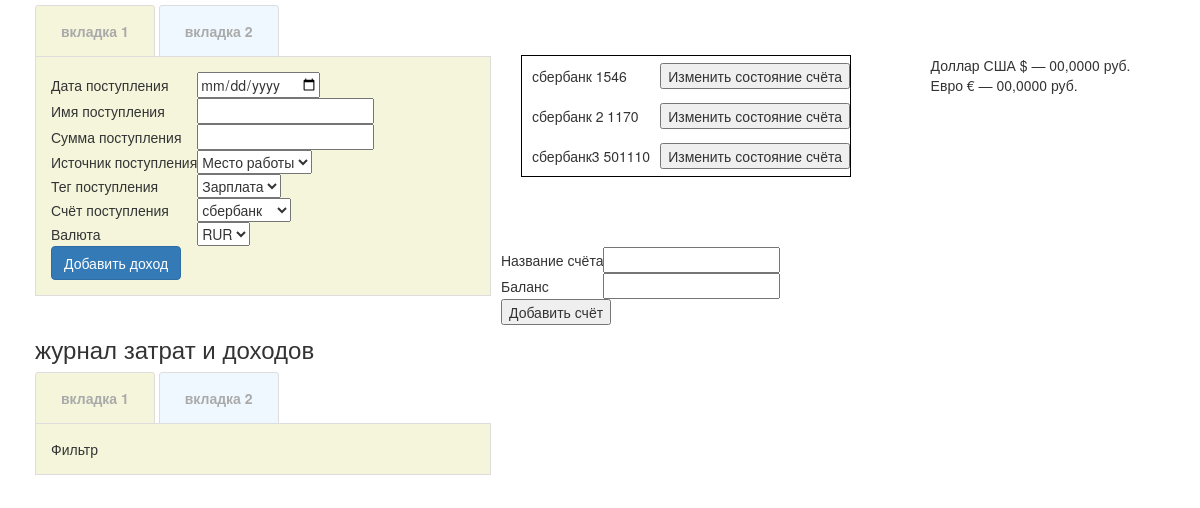
Before: / with the older database file.
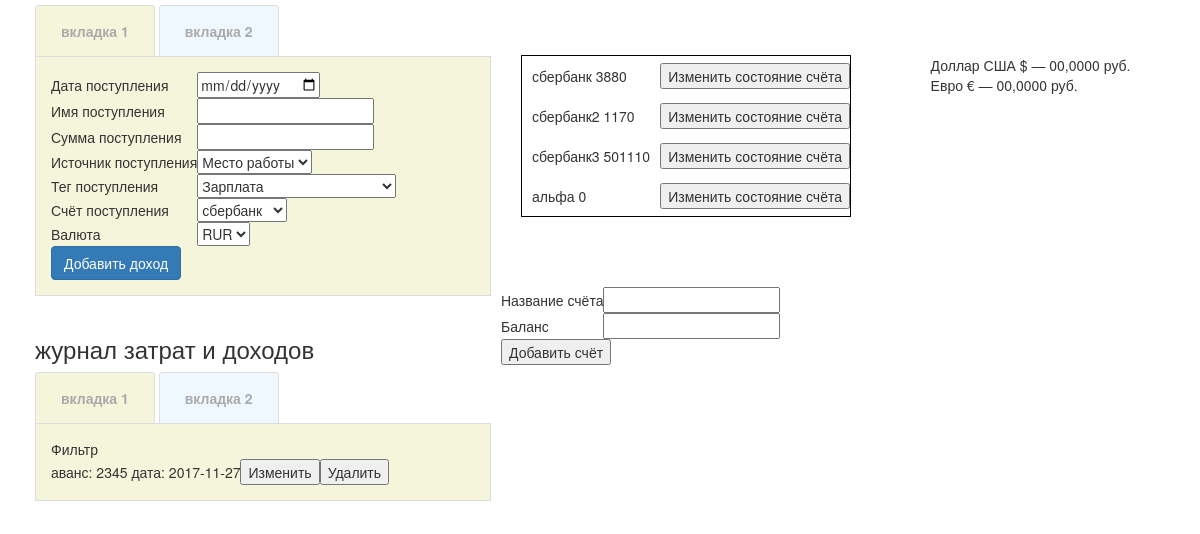
After: the same page with the newer database file.
### app/models.py (models this page shows)
class Accounts(db.Model):
    name = db.Column(db.String(100))
    id = db.Column(db.Integer, primary_key=True)
    balance = db.Column(db.Integer)
    def __repr__(self):
        return self.name + " " + str(self.balance)

class Income(db.Model):
    id = db.Column(db.Integer, primary_key=True)
    sum = db.Column(db.Integer)
    name = db.Column(db.String(120))
    tag = db.Column(db.String(120), db.ForeignKey('Tags.id').name)
    date = db.Column(db.Date)
    account = db.Column(db.String(100), db.ForeignKey('Accounts.id').name)
    source = db.Column(db.String(120), db.ForeignKey('Sources.id').name)
    currency = db.Column(db.String(10), db.ForeignKey('Currency.id').name)
    def __repr__(self):
        return self.name + ": " + str(self.sum) + " дата: " + str(self.date)

### app/views.py (the view, shortened to what this page needs)
@app.route('/', methods=['GET', 'POST'])
def index():
    print(request)
    ellistI = models.Income.query.all()
    ellistW = models.Waste.query.all()
    accList = models.Accounts.query.all()
    return render_template("index.html", title="home", addAccForm=AddAccount(), editAccForm=ChangeAccount(), acc=accList, listWas=ellistW, listInc=ellistI, addIncForm=forms.AddIncome(),
                           editIncForm=forms.ChangeIncome(), filterIncForm=forms.FilterForm(),
                           addWasForm=forms.AddWaste(), editWasForm=forms.ChangeWaste(), filterWasForm=forms.WasteFilterForm())

### app/forms.py
class AddAccount(FlaskForm):
    name = StringField('name')
    balance = StringField('balance')
    choices = [("", "")] + [(i.id, i.name) for i in Accounts.query.all()]

class ChangeAccount(FlaskForm):
    name = StringField('name')
    balance = StringField('balance')
    currency = SelectField('currency', choices=[(i.id, i.name) for i in Accounts.query.all()])

### app/models.py (called while the page is built)
    def __repr__(self):
        return self.name + ": " + str(self.sum) + " on " + str(self.date)

### app/templates/index.html (shortened to what this page needs)
{% extends "base.html" %}
{% block content %}
    <div class="container">
        <div class="column-left">
            <div class="tabs">
                <label for="tab1" style="background: beige;" title="вкладка1">вкладка 1</label>
                <label for="tab2" style="background: aliceblue;" title="вкладка2">вкладка 2</label>
                <section id="content-tab1" style="background: beige;">
                    <form id="submitincome" role="form" method="post" onsubmit="return false;">
                        <table>
                            <tr>
                                <td>Дата поступления</td>
                                <td>{{ addIncForm.date }}</td>
                            </tr>
                            <tr>
                                <td>Имя поступления</td>
                                <td>{{ addIncForm.name }}</td>
                            </tr>
                            <tr>
                                <td>Сумма поступления</td>
                                <td>{{ addIncForm.sum }}</td>
                            </tr>
                            <tr>
                                <td>Источник поступления</td>
                                <td>{{ addIncForm.source }}</td>
                            </tr>
                            <tr>
                                <td>Тег поступления</td>
                                <td>{{ addIncForm.tag }}</td>
                            </tr>
                            <tr>
                                <td>Счёт поступления</td>
                                <td>{{ addIncForm.account }}</td>
                            </tr>
                            <tr>
                                <td>Валюта</td>
                                <td>{{  addIncForm.currency }}</td>
                            </tr>
                        </table>
                        <button type="submit" class="btn btn-primary">Добавить доход</button>
                    </form>
                </section>
            </div>
            <br>
            <h3>журнал затрат и доходов</h3>
            <div class="historytabs">
                <label for="historytab1" style="background: beige;" title="вкладка1">вкладка 1</label>
                <label for="historytab2" style="background: aliceblue" title="вкладка2">вкладка 2</label>
                <section id="content-historytab1" style="background: beige;">
                    <div id="filterIncLink">Фильтр</div>
                    <div id="incomeTable">
                        <table>
                            {% for elem in listInc %}
                            <tr>
                                <td>{{ elem }}</td>
                                <td><button id="{{ elem.id }}" class="editincBttn">Изменить </button></td>
                                <td><button id="{{ elem.id }}" class="deleteincBttn">Удалить</button></td>
                            </tr>
                            {% endfor %}
                        </table>
                    </div>
                </section>
            </div>
        </div>
        <div class="column-center">
            <div id="accTable">
                <table style="border: solid black;
        border-width: 1px 1px; margin: 50px 20px;">
                    {% for a in acc %}
                    <tr>
                        <td style="padding: 10px">{{ a }}</td>
                        <td><button id="{{ a.id }}" class="editaccBttn">Изменить состояние счёта  </button></td>
                    </tr>
                    {% endfor %}
                </table>
                <br>
            </div>
            <form id="submitAcc" role="form" method="post">
                <table>
                    <tr>
                        <td>Название счёта</td>
                        <td>{{ addAccForm.name }}</td>
                    </tr>
                    <tr>
                        <td>Баланс</td>
                        <td>{{ addAccForm.balance }}</td>
                    </tr>
                </table>
                <button type="submit">Добавить счёт</button>
            </form>
        </div>
        <div class="column-right" style="padding: 50px 5px">
            <div id="USD">Доллар США $ — 00,0000 руб.</div>
            <div id="EUR">Евро € — 00,0000 руб.</div>
        </div>
    </div>
{% endblock %}

### app/templates/base.html (shortened to what this page needs)
<!DOCTYPE html>
<html lang="en">
    <head>
        <link rel="stylesheet" href="https://code.jquery.com/ui/1.12.0/themes/smoothness/jquery-ui.css">
        <link rel="stylesheet" href="https://maxcdn.bootstrapcdn.com/bootstrap/3.3.7/css/bootstrap.min.css">
        <link rel="stylesheet" type="text/css" href="../static/style.css">
        <link rel="stylesheet" href="https://cdnjs.cloudflare.com/ajax/libs/jquery-confirm/3.3.0/jquery-confirm.min.css">
    </head>
    <body>
    {% block content %}
    {% endblock %}
    </body>
</html>

### app/static/style.css (style rules this page uses)
.column-left { margin: 5px ; float: left; width: 40%; }
.column-right { margin: 5px; float: right; width: 21%; }
.column-center { margin: 5px; display: inline-block; width: 33%; }
table { padding: 3px; }
.tabs { min-width: 320px; padding: 0; margin: 0; }
.tabs>section { display: none; padding: 15px; background: #fff; border: 1px solid #ddd; }
.tabs>label { display: inline-block; margin: 0 0 -1px; padding: 15px 25px; font-weight: 600; text-align: center; color: #aaa; border: 0px solid #ddd; border-width: 1px 1px 1px 1px; background: #f1f1f1; border-radius: 3px 3px 0 0 ; }
#content-tab1 { background: beige; }
#tab1:checked~#content-tab1, #tab2:checked~#content-tab2 { display: block; }
.historytabs { min-width: 320px; max-width: 800px; padding: 0; margin: 0 auto; }
.historytabs>section { display: none; padding: 15px; background: #fff; border: 1px solid #ddd; }
.historytabs>label { display: inline-block; margin: 0 0 -1px; padding: 15px 25px; font-weight: 600; text-align: center; color: #aaa; border: 0px solid #ddd; border-width: 1px 1px 1px 1px; background: #f1f1f1; border-radius: 3px 3px 0 0 ; }
#historytab1:checked~#content-historytab1, #historytab2:checked~#content-historytab2 { display: block; }

Changed rows visible on the page:
added Income: name+sum+date "аванс: 2345 дата: 2017-11-27"
changed Accounts: name+balance "сбербанк 1546" → "сбербанк 3880"
changed Accounts: name+balance "сбербанк 2 1170" → "сбербанк2 1170"
added Accounts: name+balance "альфа 0"
